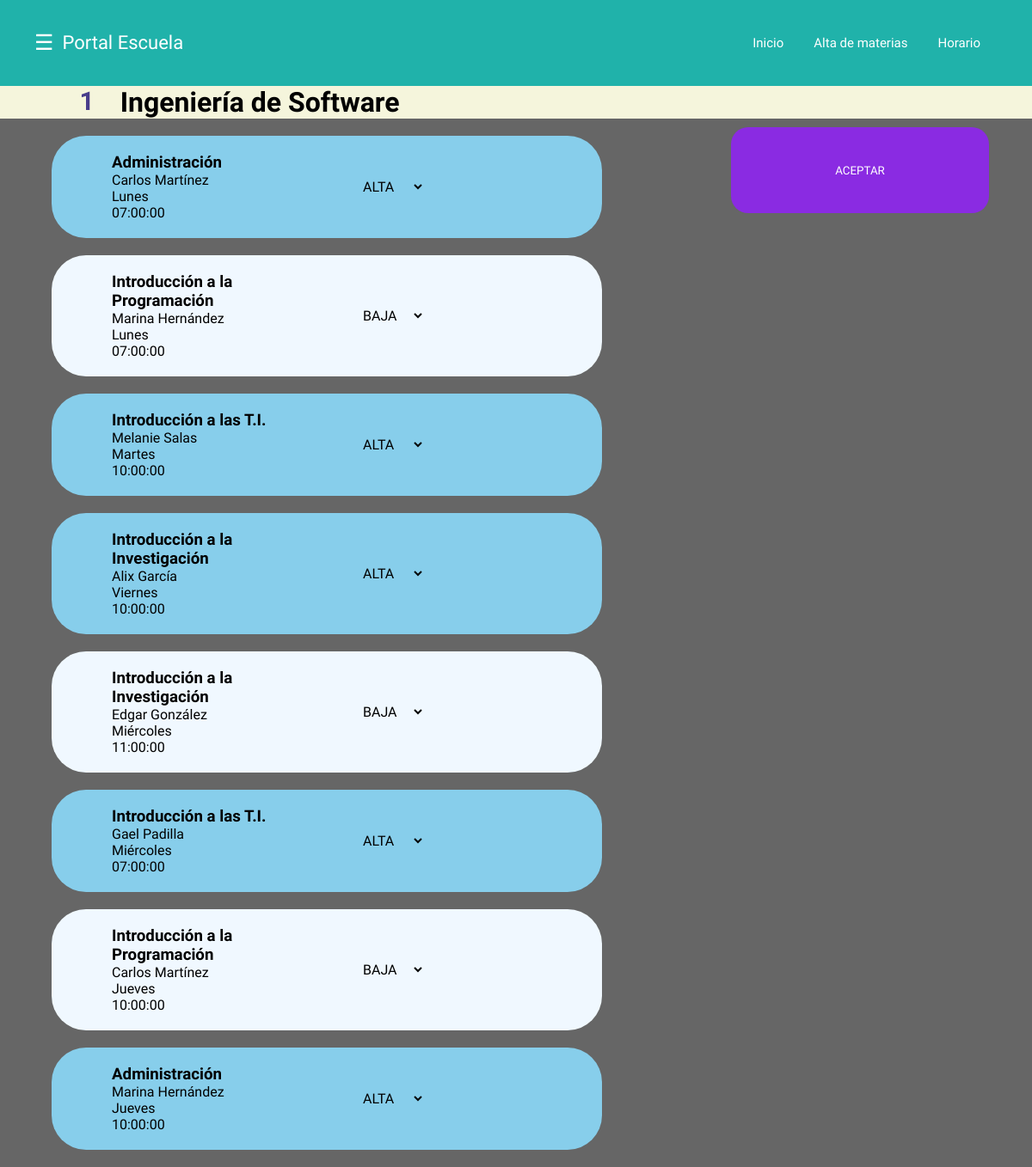
Page /Pregistro_materias.php?matricula=167284 on the committed database.
### tables this page shows
CREATE TABLE `alumnos` (
  `Matricula` int(11) NOT NULL,
  `Nombre` varchar(30) NOT NULL,
  `Apellido` varchar(30) NOT NULL,
  `Correo` varchar(30) NOT NULL,
  `Password` varchar(30) NOT NULL,
  `Facultad` varchar(30) NOT NULL,
  `Semestre` int(11) NOT NULL,
  `Carrera` varchar(40) NOT NULL,
  `Imagen` varchar(30) NOT NULL
);

CREATE TABLE `horario` (
  `IdHorario` int(11) NOT NULL,
  `Carrera` varchar(40) NOT NULL,
  `Semestre` int(11) NOT NULL,
  `Materia` varchar(40) NOT NULL,
  `IdProfe` int(11) NOT NULL,
  `Dia` varchar(30) NOT NULL,
  `Hora` time NOT NULL
);

CREATE TABLE `profesores` (
  `IdProfe` int(11) NOT NULL,
  `NombreProfe` varchar(40) NOT NULL,
  `ApellidoProfe` varchar(40) NOT NULL
);

### Pregistro_materias.php (the view, shortened to what this page needs)
<!DOCTYPE html>
<html>
<head>
	<link rel="stylesheet" href="Cregistro_materias.css">
</head>
<body>
	<?php
	$bd=new mysqli("localhost","id20895239_uaqximeinfo","Baka baka01$","id20895239_alumnos");
	$matricula=$_GET['matricula'];
	$query=mysqli_query($bd,"SELECT Semestre, Carrera FROM alumnos WHERE Matricula=$matricula");
	$datos=mysqli_fetch_array($query);
	$semestre=$datos['Semestre'];
	$carrera=$datos['Carrera'];
	?>
<header class="header">
		<div class="container">
		<div class="btn-menu">
			<label for="btn-menu">☰</label>
		</div>
			<div class="logo">
				<h1>Portal Escuela</h1>
			</div>
			<nav class="menu">
				<a href="<?php echo"Pprincipal.php?matricula=$matricula"?>">Inicio</a>
				<a href="<?php echo"Pregistro_materias.php?matricula=$matricula"?>">Alta de materias</a>
				<a href="<?php echo"Phorario.php?matricula=$matricula"?>">Horario</a>
			</nav>
		</div>
	</header>
<form name="formulario" action="registrar.php" method="get">
<div class="materias_de">
			<h3><?php echo $semestre?></h3>
			<h1><?php echo $carrera?></h1>
	<input type="submit" name="aceptar_todo" value="ACEPTAR" id="aceptar_todo">
		</div>
	<?php
	$query_horario=mysqli_query($bd,"SELECT * FROM horario WHERE Semestre='$semestre' AND Carrera='$carrera'");
	while ($horario=mysqli_fetch_array($query_horario)) {
			$profe=$horario['IdProfe'];
			$idhorario_existente=$horario['IdHorario'];
			$query_profe=mysqli_query($bd,"SELECT * FROM profesores WHERE IdProfe=$profe");
			$datos_profe=mysqli_fetch_array($query_profe);
		$query_cargahoraria=mysqli_query($bd,"SELECT IdHorario FROM cargahoraria WHERE IdHorario=$idhorario_existente");
		$existente=mysqli_fetch_array($query_cargahoraria);
		$cambia="ALTA";
		if(!$existente){
			$color="aliceblue";
			$cambia="BAJA";
		}
		else{
			$color="skyblue";
		}
			?>
		<div class="opcion" style="background-color: <?php echo $color; ?>;">
		<div class="detalles_opcion">
		<h3><?php echo $horario['Materia'];?></h3>
		<p><?php echo $datos_profe['NombreProfe']." ". $datos_profe['ApellidoProfe'];?></p>
		<p><?php echo $horario['Dia'];?></p>
		<p><?php echo $horario["Hora"];?></p>
		</div>
			<div class="seleccion">
			<select name="estado_<?php echo $idhorario_existente; ?>" id="estado">
				<option name="accion1"><?php echo $cambia?></option>
			</select>
			</div>
			</div>
	<?php
	}
	?>
</form>
</body>
</html>

### Cregistro_materias.css (style rules this page uses)
* { margin: 0; padding: 0; box-sizing: border-box; font-family: 'Montserrat Alternates', sans-serif; }
body { background-image: url(https://amqueretaro.com/wp-content/uploads/2019/12/uaq-2.jpg); }
.header { height: 100px; background-color: lightseagreen; }
.container { margin: 0px 40px 0px 40px; }
.container .btn-menu, .logo { float: left; line-height:100px; }
.container .btn-menu label { color: #fff; font-size: 25px; cursor: pointer; }
.logo h1 { color: #fff; font-weight: 400; font-size: 22px; margin-left: 10px; }
.container .menu { float: right; line-height:70px; display: flex; justify-items: center; align-items: center; }
.container .menu a { display: inline-block; padding: 15px; text-decoration: none; color: #fff; transition: all 0.3s ease; font-size: 15px; margin-right: 5px; }
form .materias_de h3 { float:left; font-size: 30px; padding: 0px 30px 0px 30px; color: darkslateblue; }
.materias_de { background-color: beige; margin:0; }
.opcion { margin:20px 500px 20px 60px; background-color: skyblue; border-radius: 40px; padding:20px 0px 20px 70px; display: flex; }
.detalles_opcion { width: 40%; }
.seleccion { margin-left: 60px; align-self: center; justify-self: center; cursor: pointer; }
#estado { background-color: transparent; border: none; padding: 0 1em 0 0; margin: 0; width: 100%; font-size: inherit; }
#aceptar_todo { width: 300px; height: 100px; border-style: none; align-self: center; justify-self: center; background-color: blueviolet; color:white; border-radius: 20px; margin: 10px 50px 10px 0px; cursor: pointer; float: right; }

### rows in the picture
alumnos: Semestre "1", Carrera "Ingeniería de Software"
horario: Materia "Administración", IdProfe.NombreProfe "Carlos", IdProfe.ApellidoProfe "Martínez", Dia "Lunes", Hora "07:00:00", IdHorario "ALTA"
horario: Materia "Introducción a la Programación", IdProfe.NombreProfe "Marina", IdProfe.ApellidoProfe "Hernández", Dia "Lunes", Hora "07:00:00", IdHorario "BAJA"
horario: Materia "Introducción a las T.I.", IdProfe.NombreProfe "Melanie", IdProfe.ApellidoProfe "Salas", Dia "Martes", Hora "10:00:00", IdHorario "ALTA"
horario: Materia "Introducción a la Investigación", IdProfe.NombreProfe "Alix", IdProfe.ApellidoProfe "García", Dia "Viernes", Hora "10:00:00", IdHorario "ALTA"
horario: Materia "Introducción a la Investigación", IdProfe.NombreProfe "Edgar", IdProfe.ApellidoProfe "González", Dia "Miércoles", Hora "11:00:00", IdHorario "BAJA"
horario: Materia "Introducción a las T.I.", IdProfe.NombreProfe "Gael", IdProfe.ApellidoProfe "Padilla", Dia "Miércoles", Hora "07:00:00", IdHorario "ALTA"
horario: Materia "Introducción a la Programación", IdProfe.NombreProfe "Carlos", IdProfe.ApellidoProfe "Martínez", Dia "Jueves", Hora "10:00:00", IdHorario "BAJA"
horario: Materia "Administración", IdProfe.NombreProfe "Marina", IdProfe.ApellidoProfe "Hernández", Dia "Jueves", Hora "10:00:00", IdHorario "ALTA"
